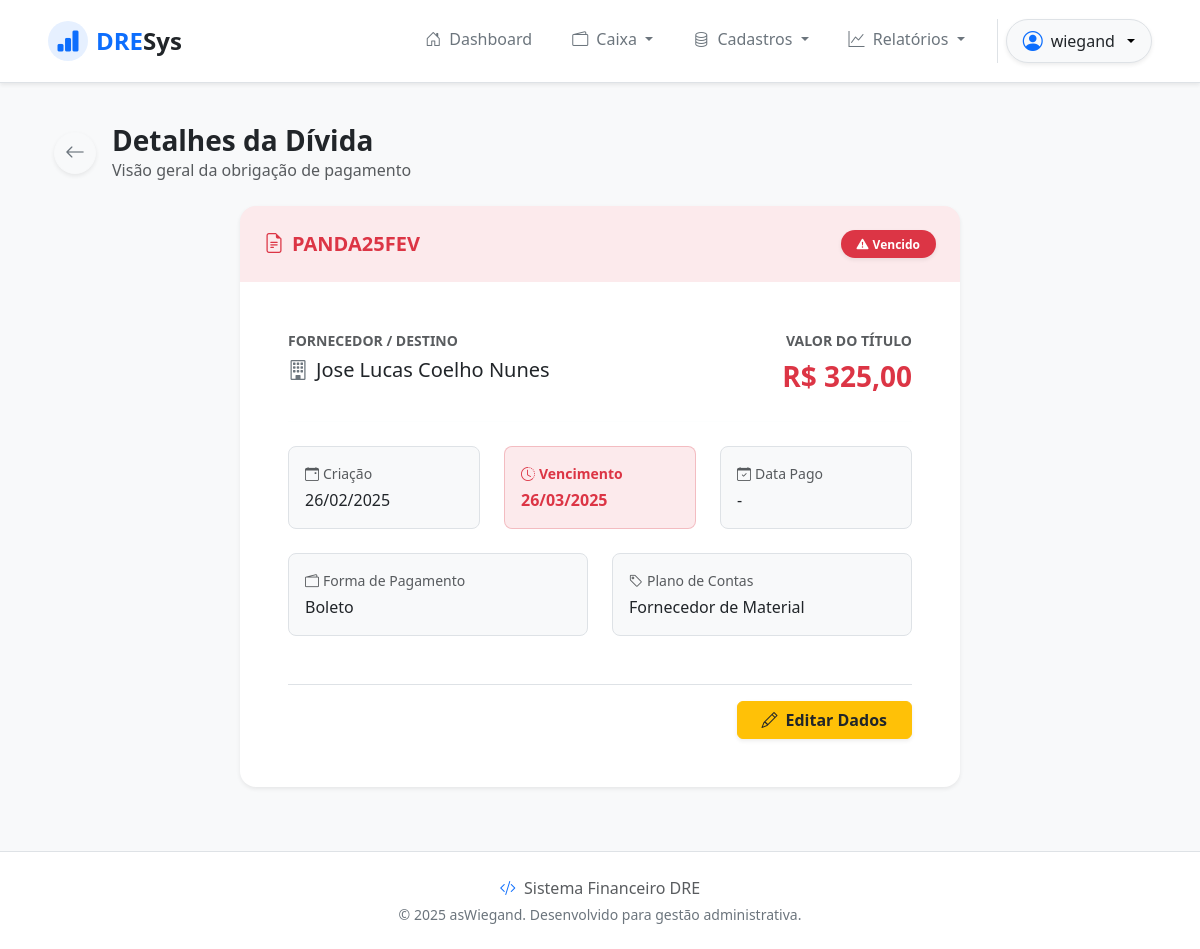
The app's page /outflows/3/detail/ (signed in), older data.
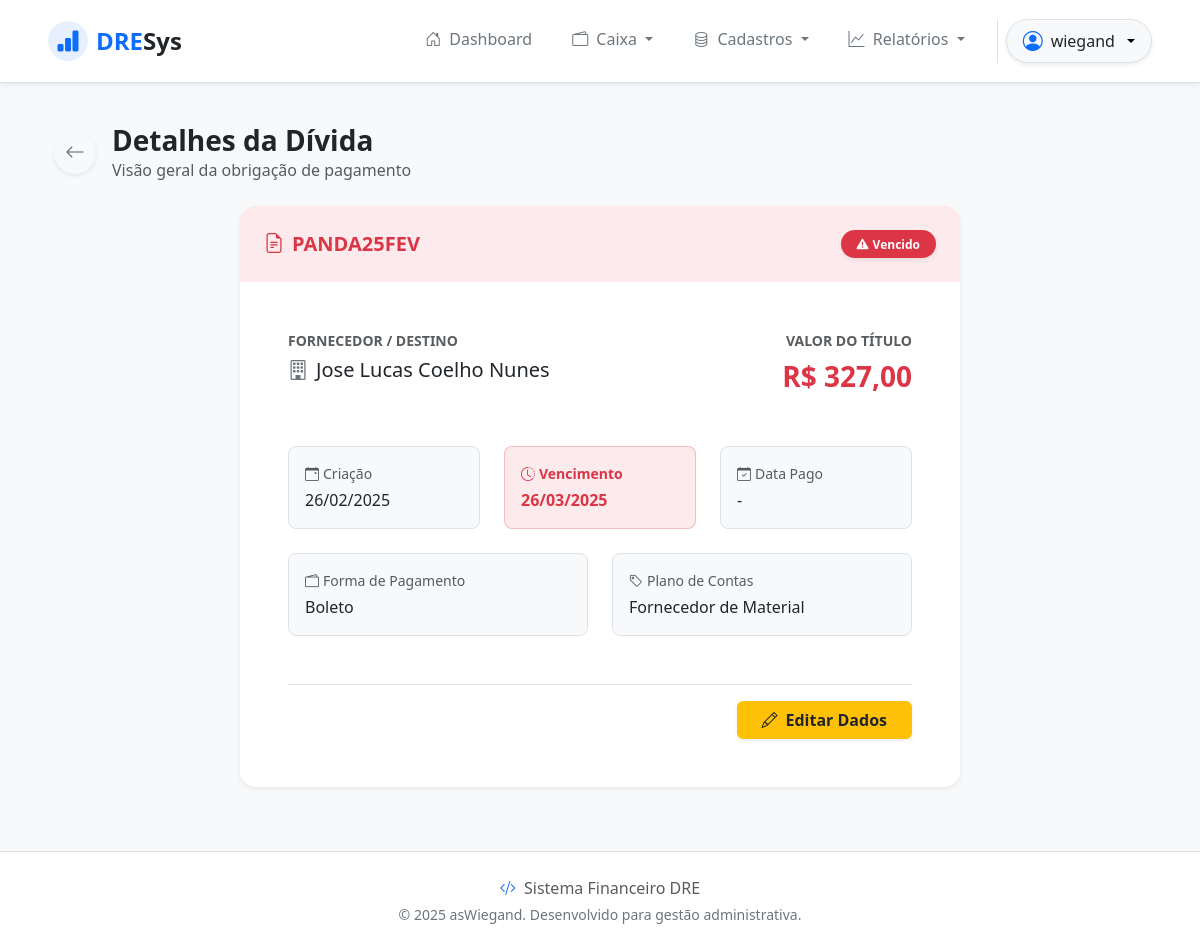
The same page, newer data.
### outflows/models.py (models this page shows, shortened)
class Outflow(models.Model):
    created_date = models.DateField()
    expire_date = models.DateField()
    supplier = models.ForeignKey(Supplier, on_delete=models.PROTECT, related_name='outflows')
    accounting = models.ForeignKey(Accounting, on_delete=models.PROTECT, related_name='outflows')
    payment_method = models.ForeignKey(Payment, on_delete=models.PROTECT, related_name='outflows')
    title = models.CharField(max_length=15)
    status = models.CharField(max_length=2, default='NP')
    value = models.DecimalField(max_digits=20, decimal_places=2, default=0)
    payment_date = models.DateField(blank=True, null=True)
    @property
    def is_expired(self):
        return self.expire_date < timezone.localdate()

### suppliers/models.py (models this page shows)
class Supplier(models.Model):
    cnpj_cpf = models.CharField(
        max_length=18,
        unique=True,
        validators=[validate_cpf_cnpj],
        verbose_name="CNPJ ou CPF",
        blank=True
    )
    company_name = models.CharField(max_length=100, blank=False, null=False)
    fantasy_name = models.CharField(max_length=100, blank=True, default='')
    city = models.CharField(max_length=100, blank=True)
    address = models.CharField(max_length=100, blank=True)
    phone = models.CharField(blank=True)
    email = models.EmailField(blank=True)
    def __str__(self):
            return self.company_name

### payments/models.py (models this page shows)
class Payment(models.Model):
    name = models.CharField(max_length=20, blank=False, null=False)
    class Meta:
        ordering = ['name']
    def __str__(self):
        return self.name

### accountings/models.py (models this page shows)
class Accounting(models.Model):
    INFLOW = "E"
    OUTFLOW = "S"
    TYPE_CHOICES = [(INFLOW, 'Entrada'), (OUTFLOW, 'Saida'),]
    acc_name = models.CharField(max_length=30)
    type = models.CharField(max_length=1, choices=TYPE_CHOICES)
    class Meta:
        ordering = ['acc_name']
    def __str__(self):
        return self.acc_name

### outflows/views.py (the view)
# urls.py: path('outflows/<int:pk>/detail/', OutflowDetailView.as_view(), name='outflow_detail'),
class OutflowDetailView(LoginRequiredMixin, PermissionRequiredMixin, DetailView):
    permission_required = 'outflows.view_outflow'
    model = models.Outflow
    template_name = 'outflow_detail.html'

### outflows/templates/outflow_detail.html (shortened to what the changed rows need)
{% extends 'base.html' %}
{% block content %}
<div class="container-fluid py-4">
    <div class="row justify-content-center">
        <div class="col-lg-8">
            <div class="card border-0 shadow-sm rounded-4 overflow-hidden">
                <div
                    class="card-header bg-danger bg-opacity-10 border-0 p-4 d-flex justify-content-between align-items-center">
                    <h5 class="mb-0 fw-bold text-danger"><i class="bi bi-file-earmark-text me-2"></i>{{ object.title }}
                    </h5>
                    {% if object.status == 'PG' %}
                    <span class="badge bg-success rounded-pill px-3 py-2 shadow-sm"><i
                            class="bi bi-check-circle-fill me-1"></i>Pago</span>
                    {% elif object.status == 'NP' and object.is_expired %}
                    <span class="badge bg-danger rounded-pill px-3 py-2 shadow-sm"><i
                            class="bi bi-exclamation-triangle-fill me-1"></i>Vencido</span>
                    {% else %}
                    <span class="badge bg-warning text-dark rounded-pill px-3 py-2 shadow-sm"><i
                            class="bi bi-hourglass-split me-1"></i>Pendente</span>
                    {% endif %}
                </div>
                <div class="card-body p-5">
                    <div class="row g-4 mb-4">
                        <div class="col-md-6">
                            <span class="d-block text-muted small fw-semibold text-uppercase mb-1">Fornecedor /
                                Destino</span>
                            <div class="fs-5 text-dark"><i class="bi bi-building me-2 text-secondary"></i>{{ object.supplier }}</div>
                        </div>
                        <div class="col-md-6 text-md-end">
                            <span class="d-block text-muted small fw-semibold text-uppercase mb-1">Valor do
                                Título</span>
                            <div class="fs-3 fw-bold text-danger">R$ {{ object.value|floatformat:2 }}</div>
                        </div>
                    </div>
                    <div class="row g-4">
                        <div class="col-sm-6 col-md-4">
                            <div class="bg-light rounded-3 p-3 h-100 border">
                                <span class="d-block text-muted small mb-1"><i
                                        class="bi bi-calendar-event me-1"></i>Criação</span>
                                <span class="fw-medium text-dark">{{ object.created_date|date:"d/m/Y" }}</span>
                            </div>
                        </div>
                        <div class="col-sm-6 col-md-4">
                            <div
                                class="bg-danger bg-opacity-10 border-danger border-opacity-25 rounded-3 p-3 h-100 border">
                                <span class="d-block text-danger small mb-1 fw-semibold"><i
                                        class="bi bi-clock-history me-1"></i>Vencimento</span>
                                <span class="fw-bold text-danger">{{ object.expire_date|date:"d/m/Y" }}</span>
                            </div>
                        </div>
                        <div class="col-sm-6 col-md-4">
                            <div class="bg-light rounded-3 p-3 h-100 border">
                                <span class="d-block text-muted small mb-1"><i
                                        class="bi bi-calendar-check me-1"></i>Data Pago</span>
                                <span class="fw-medium text-dark">{{ object.payment_date|date:"d/m/Y"|default:"-" }}</span>
                            </div>
                        </div>
                        <div class="col-sm-6 col-md-6">
                            <div class="bg-light rounded-3 p-3 h-100 border">
                                <span class="d-block text-muted small mb-1"><i class="bi bi-wallet2 me-1"></i>Forma de
                                    Pagamento</span>
                                <span class="fw-medium text-dark">{{ object.payment_method|default:"Não informada" }}</span>
                            </div>
                        </div>
                        <div class="col-sm-12 col-md-6">
                            <div class="bg-light rounded-3 p-3 h-100 border">
                                <span class="d-block text-muted small mb-1"><i class="bi bi-tag me-1"></i>Plano de
                                    Contas</span>
                                <span class="fw-medium text-dark">{{ object.accounting|default:"Não categorizado" }}</span>
                            </div>
                        </div>
                    </div>
                </div>
            </div>
        </div>
    </div>
</div>
{% endblock %}

Row changes from the older to the newer data that the page shows:
changed Outflow "PANDA25FEV": value "325,00" → "327,00"
